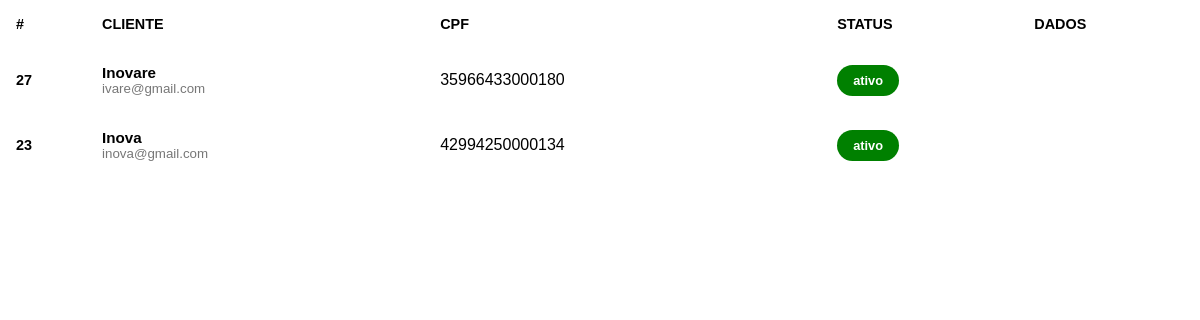
Screenshot of /pesquisaJ.act.php?texto=Inova with the database file from the repository.
### tables this page shows
CREATE TABLE IF NOT EXISTS `tb_cliente_juridico` (
  `cod` int(11) NOT NULL AUTO_INCREMENT,
  `nome` varchar(100) NOT NULL,
  `email` varchar(100) NOT NULL,
  `celular` varchar(15) NOT NULL,
  `endereco` varchar(100) NOT NULL,
  `cidade` varchar(50) NOT NULL,
  `senha` varchar(32) NOT NULL,
  `cnpj` varchar(15) NOT NULL,
  `foto` varchar(100) NOT NULL,
  `status` varchar(10) NOT NULL,
  PRIMARY KEY (`cod`)
);

### pesquisaJ.act.php (the view, shortened to what this page needs)
<link rel="stylesheet" href="css/admin.css">
<?php
$texto = $_GET['texto'];
require('connect.php');
if (!$texto == "") {
    $perfis = mysqli_query($con, "SELECT * FROM `tb_cliente_juridico` where `nome` like '%$texto%'");
    if (mysqli_num_rows($perfis) == 0) {
        echo "<p id=no-file>nenhum arquivo encontrado</p>";
    } else {
        echo       "<table width=100%>";
        echo              "<thead>";
        echo                "<tr>";
        echo                     "<th>#</th>";
        echo                    "<th></span>CLIENTE</th>";
        echo                    "<th></span>CPF</th>";
        echo                  "<th></span>STATUS</th>";
        echo                  "<th></span>DADOS</th>";
        while ($perfil = mysqli_fetch_array($perfis)) {
            echo             "</tr>";
            echo        "</thead>";
            echo        "<tbody>";
            echo          "<tr>";
            echo              "<td class=cod>$perfil[cod]</td>";
            echo             "<td>";
            echo   "<div class=client>";
            echo   "<div class=client-info>";
            echo  "<h4>$perfil[nome]</h4>";
            echo  "<small>$perfil[email]</small>";
            echo   "</div>";
            echo  "</div>";
            echo  "</td>";
            echo  "<td>$perfil[cnpj]</td>";
            echo  "<td>";
            echo  "<span class=status>ativo</span>";
            echo "</td>";
            echo  "<td>";
            echo  "<div id=icones>";
            echo  "<a href=./formularios/alterar-adv.php?cod=$perfil[cod]><i class='uil uil-edit'></i></a>";
            echo  "<a href=javascript:confirmar($perfil[cod])><i class='uil uil-trash-alt'></i></a>";
            echo  "</div>";
            echo "</td>";
        }
        echo  "</tr>";
        echo        "</tbody>";
        echo   "</table>";
    }
}
?>

### css/admin.css (style rules this page uses)
#icones i { font-size: 20px; padding: 5px; color: var(--details); }
table { border-collapse: collapse; }
table thead tr { background: var(--color-white); }
table thead th { padding: 1rem 0rem; text-align: left; color: var(--color-black); font-size: .9rem; }
table thead th:first-child { padding-left: 1rem; }
table tbody td { padding: 1rem 0rem; color: var(--color-black); }
table tbody td:first-child { padding-left: 1rem; color: var(--main-color); font-weight: 600; font-size: .9rem; }
table tbody tr { border-bottom: 1px solid var(--color-white); }
table tbody tr .cod { color: var(--color-black); }
.client { display: flex; align-items: center; }
.client-info h4 { color: var(--color-black); font-size: .95rem; }
.client-info small { color: var(--color-black-light); }
.status { display: inline-block; text-align: center; font-weight: 600; color: var(--color-white); background: green; padding: .5rem 1rem; border-radius: 20px; font-size: .8rem; }

### css/var.css (style rules this page uses)
* { margin: 0; padding: 0; box-sizing: border-box; text-decoration: none; font-family: 'Montserrat', sans-serif; }

### rows the page displays
tb_cliente_juridico: cod "27", nome "Inovare", email "ivare@gmail.com", cnpj "35966433000180"
tb_cliente_juridico: cod "23", nome "Inova", email "inova@gmail.com", cnpj "42994250000134"
